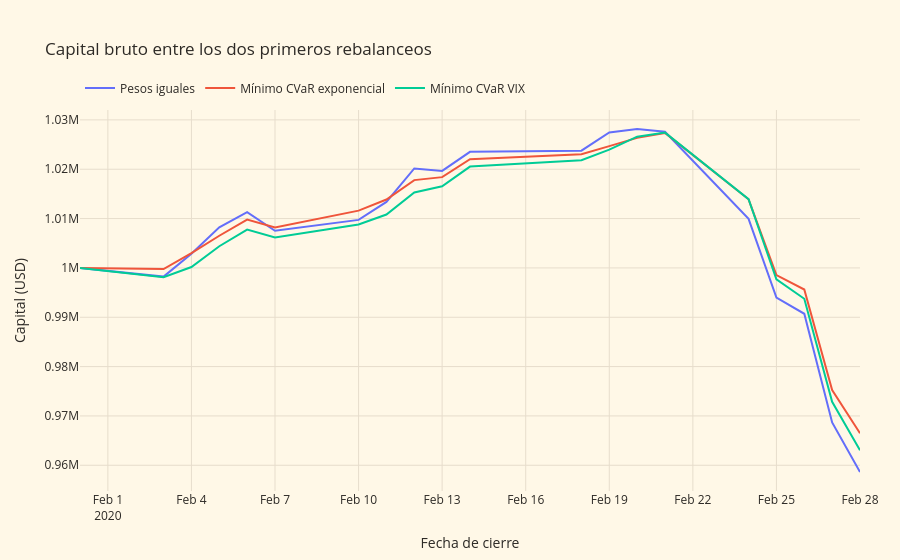

The cell this chart's notebook holds for it:
### Markdown cell above
## 6. ¿Qué ocurre después de ejecutar las primeras carteras?

Seguimos cada cartera desde su ejecución inicial hasta el cierre del siguiente rebalanceo elegible, incluido. Durante ese intervalo mantenemos las posiciones: los pesos cambian con los retornos, sin restaurarse diariamente. Cada retorno observado se utiliza una vez en su fecha; las probabilidades históricas no ponderan estos resultados.

Los retornos simples de rendimiento total incorporan la convención de reinversión implícita del proveedor. Esta es una contabilidad de rentabilidad, no una reconstrucción de títulos o flujos reales de dividendos; tampoco usamos precios ajustados como precios ejecutables. No incluimos costos.

Para cada instrumento $j$ y sesión $d$, iniciamos con $V_{j,0}=V_0w_{j,0}$ y aplicamos:

$$V_{j,d}=V_{j,d-1}(1+r_{j,d}),\qquad V_d=\sum_j V_{j,d},\qquad w_{j,d}=V_{j,d}/V_d,\qquad r_{p,d}=\sum_j w_{j,d-1}r_{j,d}.$$

El capital inicial ilustrativo es USD 1,000,000 por regla. El drawdown se mide frente al máximo acumulado incluyendo ese capital inicial.

### Code cell
# Copias previas para comprobar que la contabilidad no altera los objetivos ni la distribución.
saved_weights = {name: weights.copy() for name, weights in portfolios.items()}
saved_p_exp = p_exp.copy(); saved_q_vix = q_vix.copy()
saved_calendar = tuple(calendar); saved_rebalances = eligible_rebalances.clone()
initial_capital = 1_000_000.0
initial_execution = eligible_rebalances['fecha_ejecución'][0]
next_execution = eligible_rebalances['fecha_ejecución'][1]
first_return_date = eligible_rebalances['primer_retorno_nuevo'][0]
if initial_execution != date(2020, 1, 31) or first_return_date != date(2020, 2, 3):
    raise AssertionError('La primera ejecución o sesión atribuible no coincide con el calendario validado.')
if not (execution_date == initial_execution < first_return_date <= next_execution):
    raise AssertionError('Las fechas de ejecución y seguimiento no son coherentes.')

period = returns.filter((pl.col('session_date') > initial_execution) & (pl.col('session_date') <= next_execution))
period_dates = period['session_date'].to_list()
period_returns = period.select(SYMBOLS).to_numpy().astype(float)
expected_dates = calendar[positions[initial_execution] + 1:positions[next_execution] + 1]
if period_dates != expected_dates or not period_dates or period_dates[0] != first_return_date or period_dates[-1] != next_execution:
    raise AssertionError('Las fechas del periodo no coinciden con las sesiones publicadas.')
if period.columns != ['session_date', *SYMBOLS] or not np.isfinite(period_returns).all() or np.any(period_returns <= -1):
    raise AssertionError('Retornos o símbolos del periodo inválidos.')

# Cada fila de valores es un cierre; la fila cero es el instante inicial de la inversión.
accounting = {}
for name, target_weights in portfolios.items():
    instrument_values = np.empty((len(period_dates) + 1, len(SYMBOLS)))
    instrument_values[0] = initial_capital * target_weights
    daily_portfolio_returns = np.empty(len(period_dates))
    for d, asset_returns in enumerate(period_returns, start=1):
        previous_weights = instrument_values[d-1] / instrument_values[d-1].sum()
        daily_portfolio_returns[d-1] = previous_weights @ asset_returns
        instrument_values[d] = instrument_values[d-1] * (1.0 + asset_returns)
    capital = instrument_values.sum(axis=1)
    closing_weights = instrument_values / capital[:, None]
    running_peak = np.maximum.accumulate(capital)
    drawdown = capital / running_peak - 1.0
    accounting[name] = {'values': instrument_values, 'capital': capital, 'weights': closing_weights, 'daily_returns': daily_portfolio_returns, 'drawdown': drawdown}

summary = pl.DataFrame([{'regla': name, 'capital_final_usd': item['capital'][-1], 'retorno_acumulado_%': 100 * (item['capital'][-1] / initial_capital - 1), 'máximo_drawdown_%': 100 * item['drawdown'].min(), 'superó_15%_por_deriva': bool(np.any(item['weights'][1:] > 0.15 + 1e-12))} for name, item in accounting.items()])
weight_rows = []
for name, item in accounting.items():
    for j, symbol in enumerate(SYMBOLS):
        weight_rows.append({'regla': name, 'ETF': symbol, 'peso_inicial_%': 100 * saved_weights[name][j], 'peso_al_cierre_%': 100 * item['weights'][-1, j], 'superó_15%_durante_periodo': bool(np.any(item['weights'][1:, j] > 0.15 + 1e-12))})
period_weight_table = pl.DataFrame(weight_rows)

# Las identidades se contrastan sin redondear. En dólares usamos tolerancia absoluta 1e-7 y relativa 1e-12.
amount_atol, numeric_rtol, numeric_atol = 1e-7, 1e-12, 1e-12
period_controls = {
    'Mismas sesiones y retornos para las tres reglas': period_dates == expected_dates and period_returns.shape == (len(expected_dates), len(SYMBOLS)) and len(accounting) == len(portfolios) == 3,
    'Primer retorno posterior a ejecución': period_dates[0] == first_return_date > initial_execution,
    'Último retorno incluido antes de rebalancear': period_dates[-1] == next_execution == eligible_rebalances['fecha_ejecución'][1],
    'Pesos iniciales preservados': all(np.array_equal(item['values'][0], initial_capital * saved_weights[name]) and np.allclose(item['weights'][0], saved_weights[name], atol=numeric_atol, rtol=numeric_rtol) for name, item in accounting.items()),
    'Valores finitos y positivos; pesos suman uno': all(np.isfinite(item['values']).all() and np.all(item['values'] >= 0) and np.all(item['capital'] > 0) and np.isfinite(item['weights']).all() and np.allclose(item['weights'].sum(axis=1), 1, atol=numeric_atol, rtol=numeric_rtol) for item in accounting.values()),
    'Retorno diario con pesos anteriores': all(np.allclose(item['daily_returns'], np.sum(item['weights'][:-1] * period_returns, axis=1), atol=numeric_atol, rtol=numeric_rtol) and np.allclose(item['capital'][1:] / item['capital'][:-1] - 1, item['daily_returns'], atol=numeric_atol, rtol=numeric_rtol) for item in accounting.values()),
    'Valores por ETF concilian con producto de factores': all(np.allclose(item['values'][1:], initial_capital * saved_weights[name] * np.cumprod(1 + period_returns, axis=0), atol=amount_atol, rtol=numeric_rtol) for name, item in accounting.items()),
    'Capital concilia con composición diaria': all(np.allclose(item['capital'][1:], initial_capital * np.cumprod(1 + item['daily_returns']), atol=amount_atol, rtol=numeric_rtol) for item in accounting.values()),
    'Drawdown incluye capital inicial': all(item['capital'][0] == initial_capital and item['drawdown'][0] == 0 and np.allclose(item['drawdown'], item['capital'] / np.maximum.accumulate(item['capital']) - 1, atol=numeric_atol, rtol=numeric_rtol) for item in accounting.values()),
    'Objetivos, probabilidades y calendario preservados': all(np.array_equal(portfolios[name], weights) for name, weights in saved_weights.items()) and np.array_equal(p_exp, saved_p_exp) and np.array_equal(q_vix, saved_q_vix) and tuple(calendar) == saved_calendar and eligible_rebalances.equals(saved_rebalances),
}
if not all(period_controls.values()):
    raise AssertionError([name for name, ok in period_controls.items() if not ok])

print(f'Ejecución inicial: {initial_execution}; primera sesión: {period_dates[0]}; cierre siguiente rebalanceo incluido: {next_execution}; sesiones: {len(period_dates)}.')
display(summary)
with pl.Config(tbl_rows=30):
    display(period_weight_table)
capital_figure = go.Figure()
for name, item in accounting.items():
    capital_figure.add_scatter(x=[initial_execution, *period_dates], y=item['capital'], mode='lines', name=name, hovertemplate='%{x|%Y-%m-%d}<br>Capital: USD %{y:,.2f}<extra>%{fullData.name}</extra>')
capital_figure.update_layout(title='Capital bruto entre los dos primeros rebalanceos', xaxis_title='Fecha de cierre', yaxis_title='Capital (USD)', paper_bgcolor='#FFF8E7', plot_bgcolor='#FFF8E7', font_color='#2D2A26', legend=dict(orientation='h', yanchor='bottom', y=1.02, x=0), margin=dict(l=80, r=40, t=110, b=60))
capital_figure.update_xaxes(gridcolor='#E7DDCC'); capital_figure.update_yaxes(gridcolor='#E7DDCC')
capital_figure.show()
display(pl.DataFrame({'Control': list(period_controls), 'Resultado': ['PASS' if ok else 'FAIL' for ok in period_controls.values()]}))

### Figure 1 — Plotly figure (JSON) as saved in the notebook; plotly's stock layout.template omitted (floating-point values rounded to 4 significant figures)
{"data": [{"hovertemplate": "%{x|%Y-%m-%d}<br>Capital: USD %{y:,.2f}<extra>%{fullData.name}</extra>", "mode": "lines", "name": "Pesos iguales", "type": "scatter", "x": ["2020-01-31", "2020-02-03", "2020-02-04", "2020-02-05", "2020-02-06", "2020-02-07", "2020-02-10", "2020-02-11", "2020-02-12", "2020-02-13", "2020-02-14", "2020-02-18", "2020-02-19", "2020-02-20", "2020-02-21", "2020-02-24", "2020-02-25", "2020-02-26", "2020-02-27", "2020-02-28"], "y": [1000000.0, 998200.0, 1003000.0, 1008000.0, 1011000.0, 1008000.0, 1010000.0, 1013000.0, 1020000.0, 1020000.0, 1024000.0, 1024000.0, 1027000.0, 1028000.0, 1028000.0, 1010000.0, 994000.0, 990700.0, 968700.0, 958600.0]}, {"hovertemplate": "%{x|%Y-%m-%d}<br>Capital: USD %{y:,.2f}<extra>%{fullData.name}</extra>", "mode": "lines", "name": "Mínimo CVaR exponencial", "type": "scatter", "x": ["2020-01-31", "2020-02-03", "2020-02-04", "2020-02-05", "2020-02-06", "2020-02-07", "2020-02-10", "2020-02-11", "2020-02-12", "2020-02-13", "2020-02-14", "2020-02-18", "2020-02-19", "2020-02-20", "2020-02-21", "2020-02-24", "2020-02-25", "2020-02-26", "2020-02-27", "2020-02-28"], "y": [1000000.0, 999800.0, 1003000.0, 1007000.0, 1010000.0, 1008000.0, 1012000.0, 1014000.0, 1018000.0, 1018000.0, 1022000.0, 1023000.0, 1025000.0, 1026000.0, 1027000.0, 1014000.0, 998500.0, 995600.0, 975300.0, 966500.0]}, {"hovertemplate": "%{x|%Y-%m-%d}<br>Capital: USD %{y:,.2f}<extra>%{fullData.name}</extra>", "mode": "lines", "name": "Mínimo CVaR VIX", "type": "scatter", "x": ["2020-01-31", "2020-02-03", "2020-02-04", "2020-02-05", "2020-02-06", "2020-02-07", "2020-02-10", "2020-02-11", "2020-02-12", "2020-02-13", "2020-02-14", "2020-02-18", "2020-02-19", "2020-02-20", "2020-02-21", "2020-02-24", "2020-02-25", "2020-02-26", "2020-02-27", "2020-02-28"], "y": [1000000.0, 998100.0, 1000000.0, 1004000.0, 1008000.0, 1006000.0, 1009000.0, 1011000.0, 1015000.0, 1017000.0, 1021000.0, 1022000.0, 1024000.0, 1027000.0, 1027000.0, 1014000.0, 997700.0, 993700.0, 972900.0, 963100.0]}], "layout": {"font": {"color": "#2D2A26"}, "legend": {"orientation": "h", "x": 0, "y": 1.02, "yanchor": "bottom"}, "margin": {"b": 60, "l": 80, "r": 40, "t": 110}, "paper_bgcolor": "#FFF8E7", "plot_bgcolor": "#FFF8E7", "title": {"text": "Capital bruto entre los dos primeros rebalanceos"}, "xaxis": {"gridcolor": "#E7DDCC", "title": {"text": "Fecha de cierre"}}, "yaxis": {"gridcolor": "#E7DDCC", "title": {"text": "Capital (USD)"}}}}
